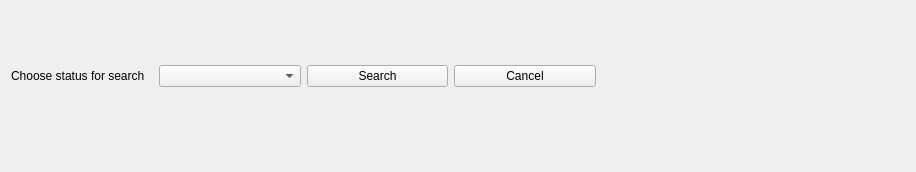
      <widget class="QWidget" name="page_findStatus">
       <layout class="QGridLayout" name="gridLayout_13">
        <item row="2" column="0">
         <spacer name="horizontalSpacer_22">
          <property name="orientation">
           <enum>Qt::Horizontal</enum>
          </property>
          <property name="sizeHint" stdset="0">
           <size>
            <width>289</width>
            <height>20</height>
           </size>
          </property>
         </spacer>
        </item>
        <item row="2" column="2">
         <spacer name="horizontalSpacer_24">
          <property name="orientation">
           <enum>Qt::Horizontal</enum>
          </property>
          <property name="sizeHint" stdset="0">
           <size>
            <width>289</width>
            <height>20</height>
           </size>
          </property>
         </spacer>
        </item>
        <item row="2" column="1">
         <spacer name="horizontalSpacer_23">
          <property name="orientation">
           <enum>Qt::Horizontal</enum>
          </property>
          <property name="sizeHint" stdset="0">
           <size>
            <width>290</width>
            <height>20</height>
           </size>
          </property>
         </spacer>
        </item>
        <item row="0" column="3">
         <spacer name="verticalSpacer_8">
          <property name="orientation">
           <enum>Qt::Vertical</enum>
          </property>
          <property name="sizeHint" stdset="0">
           <size>
            <width>20</width>
            <height>124</height>
           </size>
          </property>
         </spacer>
        </item>
        <item row="0" column="0" rowspan="2" colspan="2">
         <layout class="QHBoxLayout" name="horizontalLayout_3">
          <item>
           <widget class="QLabel" name="lbl_findStatus">
            <property name="text">
             <string>Choose status for search</string>
            </property>
           </widget>
          </item>
          <item>
           <widget class="QComboBox" name="box_findStatus"/>
          </item>
          <item>
           <widget class="QPushButton" name="findStatus">
            <property name="text">
             <string>Search</string>
            </property>
           </widget>
          </item>
          <item>
           <widget class="QPushButton" name="cancelFindStatus">
            <property name="text">
             <string>Cancel</string>
            </property>
           </widget>
          </item>
         </layout>
        </item>
       </layout>
      </widget>
